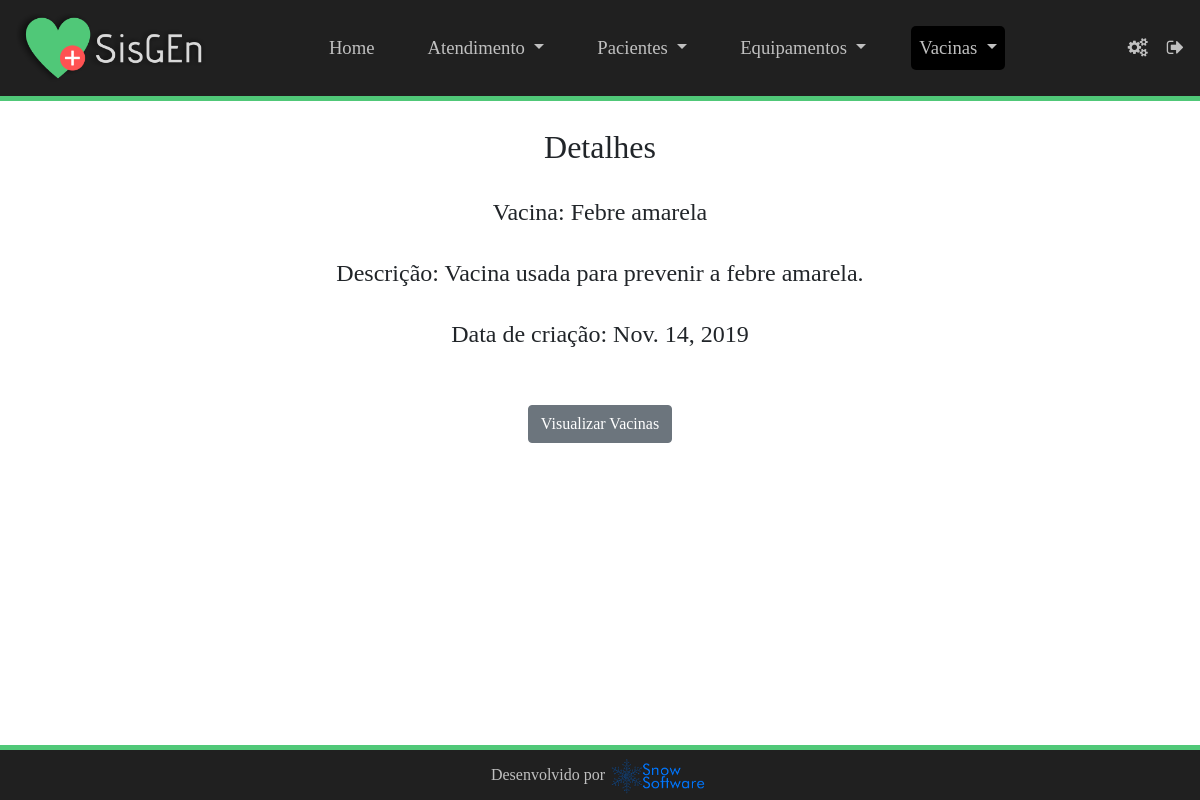
Screenshot of /visualizar-vacina/7 (signed in) with the database file from the repository.
### sisgen/models.py (models this page shows, shortened)
class Vacina(models.Model):
    tipoVacina = models.CharField(max_length=20, verbose_name='Vacina:')
    descricaoVacina = models.TextField(verbose_name='Descrição:')
    criacaoVacina = models.DateField(default=datetime.now, verbose_name='Data de Registro:')

### sisgen/views.py (the view)
# urls.py: path('visualizar-vacina/<int:pk>', views.VacinaView.as_view(), name='vacina_view'),
class VacinaView(DetailView):
    model = Vacina

### sisgen/templates/sisgen/vacina_detail.html (shortened to what this page needs)
<!DOCTYPE html>
<html lang="pt-br">
{% load static %}
{% load crispy_forms_tags %}
  <head>
    <link rel="stylesheet" href="https://stackpath.bootstrapcdn.com/font-awesome/4.7.0/css/font-awesome.min.css">
    <link rel="stylesheet" href="https://stackpath.bootstrapcdn.com/bootstrap/4.3.1/css/bootstrap.min.css">
    <link rel="stylesheet" type="text/css" href="{% static 'sisgen/css/estilo.css' %}">
    <link rel="stylesheet" type="text/css" href="{% static 'sisgen/css/estilo_registros1.css' %}">
  </head>
  <body>
    {% if user.is_authenticated %}
      <nav class="navbar navbar-expand-lg sticky-top" id="divmenu">
        <a class="navbar-brand" href="#" id="logo"><img src="{% static 'sisgen/img/logosisgen.png' %}"/></a>
        <div class="collapse navbar-collapse" id="collapsibleNavbar">
          <ul class="navbar-nav" id="menu" style="margin: auto!important">
            <li class="nav-item px-3">
              <a class="nav-link" href="{% url "index"%}">Home</a>
            </li>
            <li class="nav-item dropdown px-3">
              <a class="nav-link dropdown-toggle" href="atendimento1.html" id="navbarDropdown" role="button" data-toggle="dropdown" aria-haspopup="true" aria-expanded="false">
                Atendimento
              </a>
            </li>
            <li class="nav-item dropdown px-3">
              <a class="nav-link dropdown-toggle" href="paciente1.html" id="navbarDropdown" role="button" data-toggle="dropdown" aria-haspopup="true" aria-expanded="false">
                Pacientes
              </a>
            </li>
            <li class="nav-item dropdown px-3">
              <a class="nav-link dropdown-toggle" href="equipamento1.html" id="navbarDropdown" role="button" data-toggle="dropdown" aria-haspopup="true" aria-expanded="false">
                Equipamentos
              </a>
            </li>
            <li class="nav-item dropdown px-3">
              <a class="nav-link dropdown-toggle active" href="vacina1.html" id="navbarDropdown" role="button" data-toggle="dropdown" aria-haspopup="true" aria-expanded="false">
                Vacinas
              </a>
            </li>
          </ul>
          <a href="{% url 'alterar-senha'%}" id="login" data-toggle="tooltip" data-placement="bottom" title="Alterar Senha"><span class="fa fa-cogs mx-1"></span></a>
          <a href="{% url 'logout'%}" id="login" data-toggle="tooltip" data-placement="bottom" title="Logout"><span class="fa fa-sign-out mx-1w"></span></a>
        </div>
      </nav>
      <div style="width: 100%; height: 5px; background-color: #50c878; position: fixed; z-index: 1;"></div>
      <div class="container text-center mt-2 mb-5"><br/>
        <h2>Detalhes</h2><br/>
          <h4>Vacina: {{object.tipoVacina}}</h4><br/>
          <h4 style="word-wrap:break-word">Descrição: {{object.descricaoVacina}}</h4><br/>
          <h4>Data de criação: {{object.criacaoVacina}}</h4><br/><br/>
          <a  href="{% url "vacina_list"%}" class="btn btn-secondary mx-4" name="btnVisualizar" id="btnVisualizar">Visualizar Vacinas</a>
      </div><br/>
      <div style="width: 100%; height: 5px; background-color: #50c878; position: fixed; bottom: 50px;"></div>
      <footer class="footer fixed-bottom p-2">
        <div class="container-fluid text-center">
          <p>Desenvolvido por </p> <img src="{% static 'sisgen/img/logo.png' %}"/>
        </div>
      </footer>
    {% else %}
      <script type="text/javascript">
        window.location.href='{% url "login"%}';
      </script>
    {% endif %}
  </body>
  </body>
</html>

### sisgen/static/sisgen/css/estilo.css (style rules this page uses)
body { font-family: 'Gotham'; }
body nav#divmenu { background-color: #202020; }
body nav#divmenu div a#login { font-size: 14pt; color: #c0c0c0; position: relative; margin-left: 15px; text-decoration: none; }
body nav#divmenu a#logo img { width: 190px; }
body nav#divmenu div ul li { margin-right: 5px; font-size: 14pt; }
body nav#divmenu div ul#menu li a { color: #c0c0c0; border-radius: 5px; }
body nav#divmenu div ul#menu li a.active { background-color: black; }
footer { color: #c0c0c0; background-color: #202020; position: relative; height: 50px; width: 100%; }
footer div { font-size: 12pt; }
footer div p { display: inline-block; }
footer div img { width: 100px; }

### rows the page displays
Vacina: tipoVacina "Febre amarela", descricaoVacina "Vacina usada para prevenir a febre amarela.", criacaoVacina "Nov. 14, 2019"
